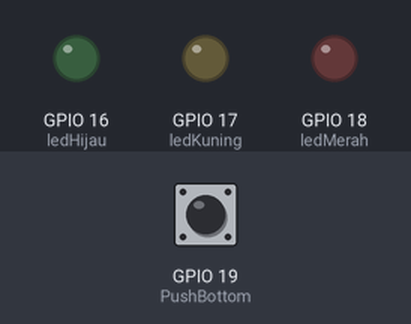
This program was run on a simulated ESP32. On the bench: output pins drawn as LEDs (lit = HIGH). The inputs (shaded band) are chosen by the test bench; at power-on: GPIO 19 (PushBottom) LOW.

Above: at 1.2 s.
1.3 s: GPIO 19 (PushBottom) pulled HIGH for 0.15 s
At 2.7 s:
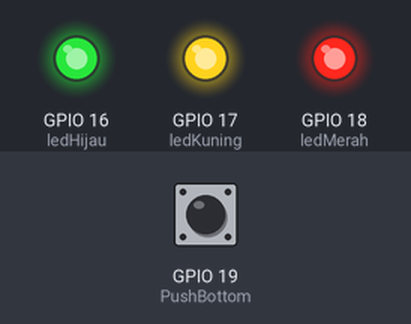
Timing chart, 0 to 4.3 s (numbered marks = the images above; inputs shaded):
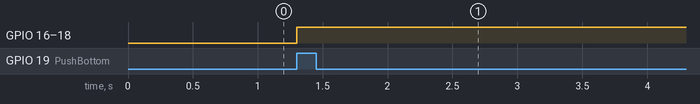

Measured:
- after the input at 1.3 s, GPIO 16 (ledHijau), GPIO 17 (ledKuning), GPIO 18 (ledMerah): LOW → HIGH at once

The program:

main.cpp
```cpp
#include <arduino.h>

const int ledMerah = 18;
const int ledKuning = 17;
const int ledHijau = 16;
const int PushBottom = 19;

void setup() {

   pinMode(PushBottom, INPUT_PULLDOWN);
   pinMode(ledMerah, OUTPUT);
   pinMode(ledKuning, OUTPUT);
   pinMode(ledHijau, OUTPUT);

}

void loop() {
    if (digitalRead(PushBottom) == HIGH) {
      digitalWrite(ledMerah, HIGH);
      digitalWrite(ledKuning, HIGH);
      digitalWrite(ledHijau, HIGH);
    }
}
```
